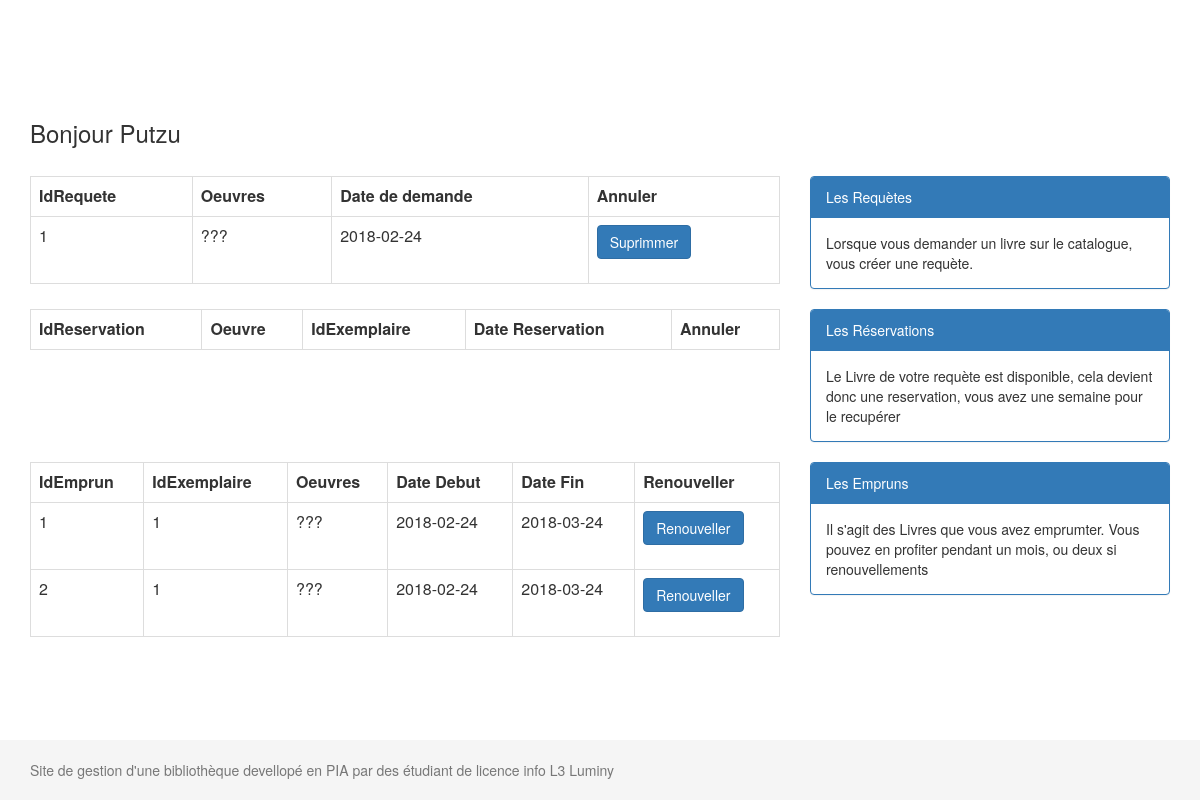
The app's page /user/portail_user.php (signed in) with its own data.
### tables this page shows
Create table Requete (
	IdRequete integer
	PRIMARY KEY
	AUTO_INCREMENT,
	FkAdherant integer
	NOT NULL,
	FkLivre integer
	NOT NULL,
	Requete date NOT NULL,
	FOREIGN KEY (FkAdherant) REFERENCES Adherant(IdAdherant) ON UPDATE CASCADE,
	FOREIGN KEY (FkLivre) REFERENCES Oeuvre(IdLivre) ON UPDATE CASCADE
);

Create table Oeuvre (
	IdLivre integer
	PRIMARY KEY
	AUTO_INCREMENT,
	Titre varchar(100)
	NOT NULL,
	Cote varchar(100),
	Publication integer,
	Description TEXT
);

Create table Emprun (
	IdEmprun integer
	PRIMARY KEY
	AUTO_INCREMENT,
	FkAdherant integer
	NOT NULL,
	FkExemplaire integer
	NOT NULL,
	DatePret date NOT NULL,
	DateRetour date,
	Renouvelement integer,
	FOREIGN KEY (FkAdherant) REFERENCES Adherant(IdAdherant) ON UPDATE CASCADE,
	FOREIGN KEY (FkExemplaire) REFERENCES Exemplaire(IdExemplaire) ON UPDATE CASCADE
);

Create table Exemplaire (
	IdExemplaire integer
	PRIMARY KEY
	AUTO_INCREMENT,
	FkLivre integer
	NOT NULL, 
	Achat date,
	FOREIGN KEY (FkLivre) REFERENCES Oeuvre(IdLivre) ON UPDATE CASCADE
);

### fonctions/access.php (called while the page is built, shortened)
<?php
function setAccess(){
    if (isset($_SESSION['connect']))
    {
        $connect=$_SESSION['connect'];
    }
    else
    {
        $connect=0;
        return FALSE;
    }
    if ($connect == 1)
    {
        return "ok";
    }
}
?>

### fonctions/user.php (the view, shortened to what this page needs)
<?php
    include 'config_bdd.php';
function printRequete($IdAdherant){
    global $bdd;
    echo '<table class="table table-bordered">
            <tr>
                <th>IdRequete</th>
                <th>Oeuvres</th>
                <th>Date de demande</th>
                <th>Annuler</th>
            </tr>';
    $req = "Select IdRequete, Titre, Requete, IdLivre
    From Requete, Oeuvre, Adherant
    Where Oeuvre.IdLivre = Requete.FkLivre
    And Requete.FkAdherant = Adherant.IdAdherant
    And Adherant.IdAdherant = ?";
    $result=$bdd->prepare($req);
    $result->execute([$IdAdherant]);
    $data=$result->fetchAll();
    foreach ($data as $Requete){
        echo '<tr>
                    <td>'.$Requete['IdRequete'].'</td>
                    <td>'.$Requete['Titre'].'</td>
                    <td>'.$Requete['Requete'].'</td>
                    <td>
                        <form action = "" method="post">
                        <button type="submit" class="btn btn-primary" name="SupprimeRequete" value='.$Requete['IdRequete'].' >Suprimmer</button>
                        </form>
                    </td>
              </tr>';
    }
    echo '</table>';
}
function printReservation($IdAdherant){
    echo '<table class="table table-bordered">
            <tr>
                <th>IdReservation</th>
                <th>Oeuvre</th>
                <th>IdExemplaire</th>
                <th>Date Reservation</th>
                <th>Annuler</th>
            </tr>';
    echo '</table>';
}
function printEmprun($IdAdherant){
    global $bdd;
    echo '<table class="table table-bordered">
            <tr>
                <th>IdEmprun</th>
                <th>IdExemplaire</th>
                <th>Oeuvres</th>
                <th>Date Debut</th>
                <th>Date Fin</th>
                <th>Renouveller</th>
            </tr>';
    $req = "Select IdEmprun, IdExemplaire, Titre, DatePret,DATE_ADD(DatePret, INTERVAL 1 MONTH) AS date_Retour
    From Emprun, Exemplaire, Oeuvre, Adherant
    Where Oeuvre.IdLivre = Exemplaire.FkLivre
    And Exemplaire.IdExemplaire = Emprun.FkExemplaire
    And Emprun.FkAdherant = Adherant.IdAdherant
    And Adherant.IdAdherant = ?
    And Emprun.DateRetour IS NULL;";
    $result=$bdd->prepare($req);
    $result->execute([$IdAdherant]);
    $data=$result->fetchAll();
    foreach ($data as $Emprun){
        echo '<tr>
                    <td>'.$Emprun['IdEmprun'].'</td>
                    <td>'.$Emprun['IdExemplaire'].'</td>
                    <td>'.$Emprun['Titre'].'</td>
                    <td>'.$Emprun['DatePret'].'</td>
                    <td>'.$Emprun['date_Retour'].'</td>
                    <td>
                        <form action = "" method="post">
                        <button type="submit" class="btn btn-primary" name="RenouvEmprun" value='.$Emprun['IdEmprun'].' >Renouveller</button>
                        </form>
                    </td>
              </tr>';
    }
    echo '</table>';
}

### user/portail_user.php (shortened to what this page needs)
<?php
    include '../fonctions/access.php';
    $access=setAccess();
    if($access=="ok") {
        include 'header.inc.php';
        include $content;
        include 'footer.inc.php';
    }
    else{
        echo "acces non autorisé";
    }

### user/header.inc.php (shortened to what this page needs)
<html lang="fr">
    <head>
        <link rel="stylesheet" href="https://maxcdn.bootstrapcdn.com/bootstrap/3.3.7/css/bootstrap.min.css">
        <link rel="stylesheet" href="/css/style.css">
    </head>
    <body>

### user/acceuil.inc.php (shortened to what this page needs)
<?php include '../fonctions/user.php'; ?>
<div class="container">
    <h3>Bonjour <?= $_SESSION['Nom'];?> </h3><br>
    <div class="row">
        <div class="col-sm-8" >
            <?php
            printRequete($_SESSION['IdAdherant']);
            ?>
        </div>
        <div class="col-sm-4">
            <div class="panel panel-primary">
                <div class="panel-heading">Les Requètes</div>
                <div class="panel-body"> Lorsque vous demander un livre sur le catalogue, vous créer une requète.</div>
            </div>
        </div>
    </div>
    <div class="row">
        <div class="col-sm-8" >
            <?php
            printReservation($_SESSION['IdAdherant']);
            ?>
        </div>
        <div class="col-sm-4">
            <div class="panel panel-primary">
                <div class="panel-heading">Les Réservations</div>
                <div class="panel-body">Le Livre de votre requète est disponible, cela devient donc une reservation, vous avez une semaine pour le recupérer</div>
            </div>
        </div>
    </div>
    <div class="row">
        <div class="col-sm-8" >
            <?php
            printEmprun($_SESSION['IdAdherant']);
            ?>
        </div>
        <div class="col-sm-4">
            <div class="panel panel-primary">
                <div class="panel-heading">Les Empruns</div>
                <div class="panel-body">Il s'agit des Livres que vous avez emprumter. Vous pouvez en profiter pendant un mois, ou deux si renouvellements</div>
            </div>
        </div>
    </div>
</div>
<br>
<br>
<br>

### user/footer.inc.php
<footer class="footer">
      <div class="container">
        <span class="text-muted">
            Site de gestion d'une bibliothèque devellopé en PIA par des étudiant de licence info L3 Luminy
        </span>
      </div>
</footer>
</body>
</html>

### css/style.css (style rules this page uses)
html { position: relative; min-height: 100%; }
body { margin-bottom: 60px; }
body > .container { padding: 100px 15px 0; }
.footer { position: absolute; bottom: 0; width: 100%; height: 60px; line-height: 60px; background-color: #f5f5f5; }

### records on screen
requete: IdRequete "1", FkLivre.Titre "???", Requete "2018-02-24"
emprun: IdEmprun "1", FkExemplaire.IdExemplaire "1", oeuvre.Titre "???", DatePret "2018-02-24", date_Retour "2018-03-24"
emprun: IdEmprun "2", FkExemplaire.IdExemplaire "1", oeuvre.Titre "???", DatePret "2018-02-24", date_Retour "2018-03-24"

### other values on screen
$_SESSION['Nom'] "Putzu"
